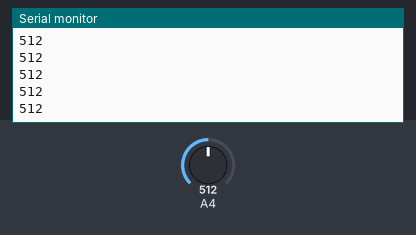
The sketch below on a simulated Arduino Mega 2560, built with avr-gcc and run on an emulated ATmega2560. Shown: the last lines printed to the serial monitor. The inputs (shaded band) are chosen by the test bench; at power-on: A4 = 512.

Above: at 1.2 s.
1.3 s: A4 set to 716
At 2.1 s:
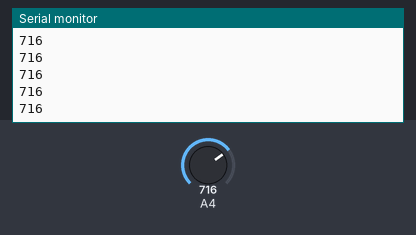
2.8 s: A4 set to 900
At 3.5 s:
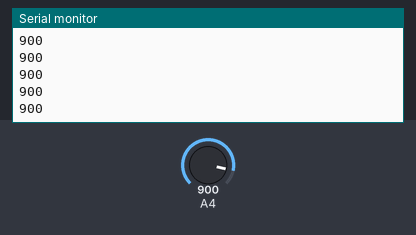
Timing chart, 0 to 5.8 s (numbered marks = the images above; inputs shaded):
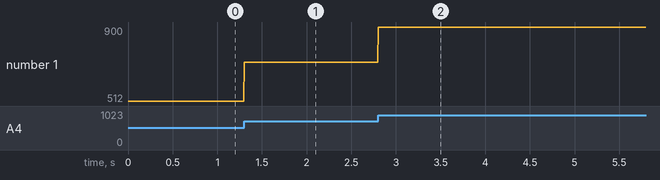

Measured:
- after the input at 1.3 s, the serial monitor: prints a new line at once (image 1)
- after the input at 2.8 s, the serial monitor: prints a new line at once (image 2)
- plotted number 1: 512 → 716 after the input at 1.3 s, 716 → 900 after the input at 2.8 s

The sketch:

ECG.ino
```cpp
const int heartPin = 36;

void setup() {
  Serial.begin(115200);
}

void loop() {
int heartValue = analogRead(heartPin);
Serial.println(heartValue);
delay(5);
}


/*
#include <Wire.h>
#include "MAX30105.h"

#include "heartRate.h"

MAX30105 particleSensor;

const byte RATE_SIZE = 4; //Increase this for more averaging. 4 is good.
byte rates[RATE_SIZE]; //Array of heart rates
byte rateSpot = 0;
long lastBeat = 0; //Time at which the last beat occurred

float beatsPerMinute;
int beatAvg;

void setup()
{
  Serial.begin(115200);
  Serial.println("Initializing...");

  // Initialize sensor
  if (!particleSensor.begin(Wire, I2C_SPEED_FAST)) //Use default I2C port, 400kHz speed
  {
    Serial.println("MAX30102 was not found. Please check wiring/power. ");
    while (1);
  }
  Serial.println("Place your index finger on the sensor with steady pressure.");

  particleSensor.setup(); //Configure sensor with default settings
  particleSensor.setPulseAmplitudeRed(0x0A); //Turn Red LED to low to indicate sensor is running
  particleSensor.setPulseAmplitudeGreen(0); //Turn off Green LED
}

void loop()
{
  long irValue = particleSensor.getIR();

  if (checkForBeat(irValue) == true)
  {
    //We sensed a beat!
    long delta = millis() - lastBeat;
    lastBeat = millis();

    beatsPerMinute = 60 / (delta / 1000.0);

    if (beatsPerMinute < 255 && beatsPerMinute > 20)
    {
      rates[rateSpot++] = (byte)beatsPerMinute; //Store this reading in the array
      rateSpot %= RATE_SIZE; //Wrap variable

      //Take average of readings
      beatAvg = 0;
      for (byte x = 0 ; x < RATE_SIZE ; x++)
        beatAvg += rates[x];
      beatAvg /= RATE_SIZE;
    }
  }

  Serial.print("IR=");
  Serial.print(irValue);
  Serial.print(", BPM=");
  Serial.print(beatsPerMinute);
  Serial.print(", Avg BPM=");
  Serial.print(beatAvg);

  if (irValue < 50000)
    Serial.print(" No finger?");

  Serial.println();
}
*/
```
